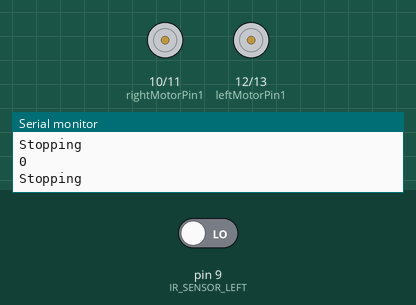
Simulated run of this sketch. Board: Arduino Uno, built with avr-gcc and run on an emulated ATmega328P. Shown: motor-driver pin pairs drawn as motors (green arrow = first pin HIGH = forward, orange = second pin HIGH = backward, longer = more drive, scaled by the enable pin), the last lines printed to the serial monitor. The inputs (shaded band) are chosen by the test bench; at power-on: pin 9 (IR_SENSOR_LEFT) LOW.

Above: at 1.2 s.
1.3 s: pin 9 (IR_SENSOR_LEFT) driven HIGH
At 1.7 s:
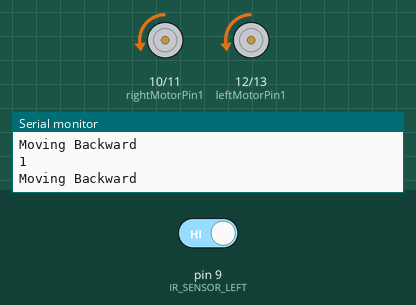
Timing chart, 0 to 4.3 s (numbered marks = the images above; inputs shaded):
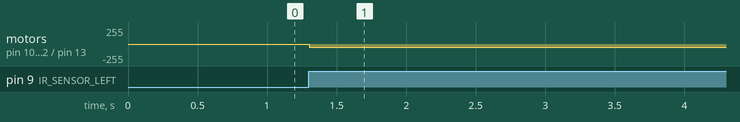

Measured:
- after the input at 1.3 s, motor on pin 10 (rightMotorPin1) / pin 11 (rightMotorPin2), motor on pin 12 (leftMotorPin1) / pin 13 (leftMotorPin2): stopped → backward 50/255 at once

The sketch:

one_front_tw0_back.ino
```cpp
// #define IR_SENSOR_RIGHT 10  // Front IR sensor
#define IR_SENSOR_LEFT 9   // Back IR sensor
#define MOTOR_SPEED 50  // Motor speed constant (0-255)

// Motor pins
const int enableRightMotor = 5;
const int rightMotorPin1 = 10;
const int rightMotorPin2 = 11;
const int enableLeftMotor = 3;
const int leftMotorPin1 = 12;
const int leftMotorPin2 = 13;

void setup() {
  // Initialize IR sensor pins
  // pinMode(IR_SENSOR_RIGHT, INPUT);
  pinMode(IR_SENSOR_LEFT, INPUT);

  // Initialize motor control pins
  pinMode(enableRightMotor, OUTPUT);
  pinMode(rightMotorPin1, OUTPUT);
  pinMode(rightMotorPin2, OUTPUT);
  pinMode(enableLeftMotor, OUTPUT);
  pinMode(leftMotorPin1, OUTPUT);
  pinMode(leftMotorPin2, OUTPUT);

  Serial.begin(9600); // For debugging
}

void loop() {
  // Read the state of the IR sensors
  // int frontObstacle = digitalRead(IR_SENSOR_RIGHT); // Front sensor
  int backObstacle = digitalRead(IR_SENSOR_LEFT);
  // Serial.println(frontObstacle) ;
   Serial.println(backObstacle) ; // Back sensor

  if ( backObstacle == HIGH) {
    // Obstacle detected in the front, move backward
    moveBackward();
  } else if (backObstacle == HIGH) {
    // Obstacle detected in the back, move forward
    moveForward();
  } else {
    // No obstacle or obstacles in both directions, stop
    stopMovement();
  }

  delay(100); // Small delay to avoid excessive sensor polling
}

void moveForward() {
  // Set motors for forward movement
  digitalWrite(rightMotorPin1, HIGH);
  digitalWrite(rightMotorPin2, LOW);
  digitalWrite(leftMotorPin1, HIGH);
  digitalWrite(leftMotorPin2, LOW);

  // Set motor speed
  analogWrite(enableRightMotor, MOTOR_SPEED);
  analogWrite(enableLeftMotor, MOTOR_SPEED);

  Serial.println("Moving Forward");
}

void moveBackward() {
  // Set motors for backward movement
  digitalWrite(rightMotorPin1, LOW);
  digitalWrite(rightMotorPin2, HIGH);
  digitalWrite(leftMotorPin1, LOW);
  digitalWrite(leftMotorPin2, HIGH);

  // Set motor speed
  analogWrite(enableRightMotor, MOTOR_SPEED);
  analogWrite(enableLeftMotor, MOTOR_SPEED);

  Serial.println("Moving Backward");
}

void stopMovement() {
  // Stop both motors
  digitalWrite(rightMotorPin1, LOW);
  digitalWrite(rightMotorPin2, LOW);
  digitalWrite(leftMotorPin1, LOW);
  digitalWrite(leftMotorPin2, LOW);

  // Turn off motor speed to stop motors
  analogWrite(enableRightMotor, 0);
  analogWrite(enableLeftMotor, 0);

  Serial.println("Stopping");
}
```
